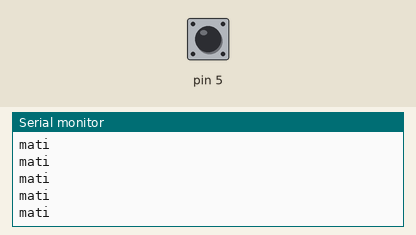
This sketch was run on a simulated Arduino Uno, built with avr-gcc and run on an emulated ATmega328P. Shown: the last lines printed to the serial monitor. Inputs (shaded band) come from the test bench; at power-on: pin 5 LOW.

Above: at 1.2 s.
1.3 s: pin 5 driven HIGH
At 1.9 s:
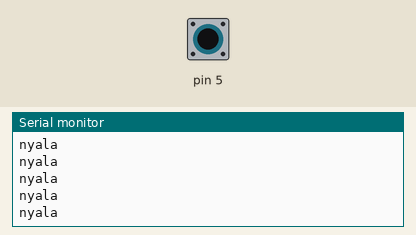
3.2 s: pin 5 driven LOW
At 3.7 s:
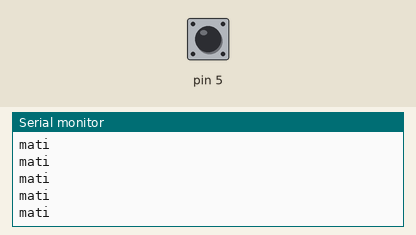
6.2 s: pin 5 pulsed HIGH 5 times (0.12 s each, 0.3 s apart)
10.7 s: pin 5 driven HIGH
At 11.2 s:
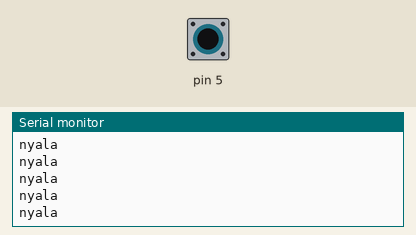
13.7 s: pin 5 driven LOW
At 14.3 s:
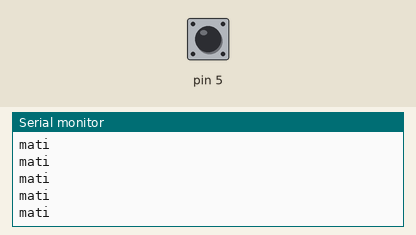

Measured:
- after the input at 1.3 s, the serial monitor: prints a new line after 0.07 s (image 1)
- after the input at 10.7 s, the serial monitor: prints a new line after 0.07 s (image 3)

The sketch:

Latihan_input.ino
```cpp
int x;

void setup() {
  // put your setup code here, to run once:
  pinMode(5, INPUT);
  Serial.begin(9600);
}

void loop() {
  // put your main code here, to run repeatedly:

  x = digitalRead(5); //x jadi "1" klo 5 itu terhubung positif
                      //x jadi "0" klo 5 itu terhubung negatif

  if(x == HIGH){
    Serial.println("nyala");
  }else{
    Serial.println("mati");
  }
}
```
